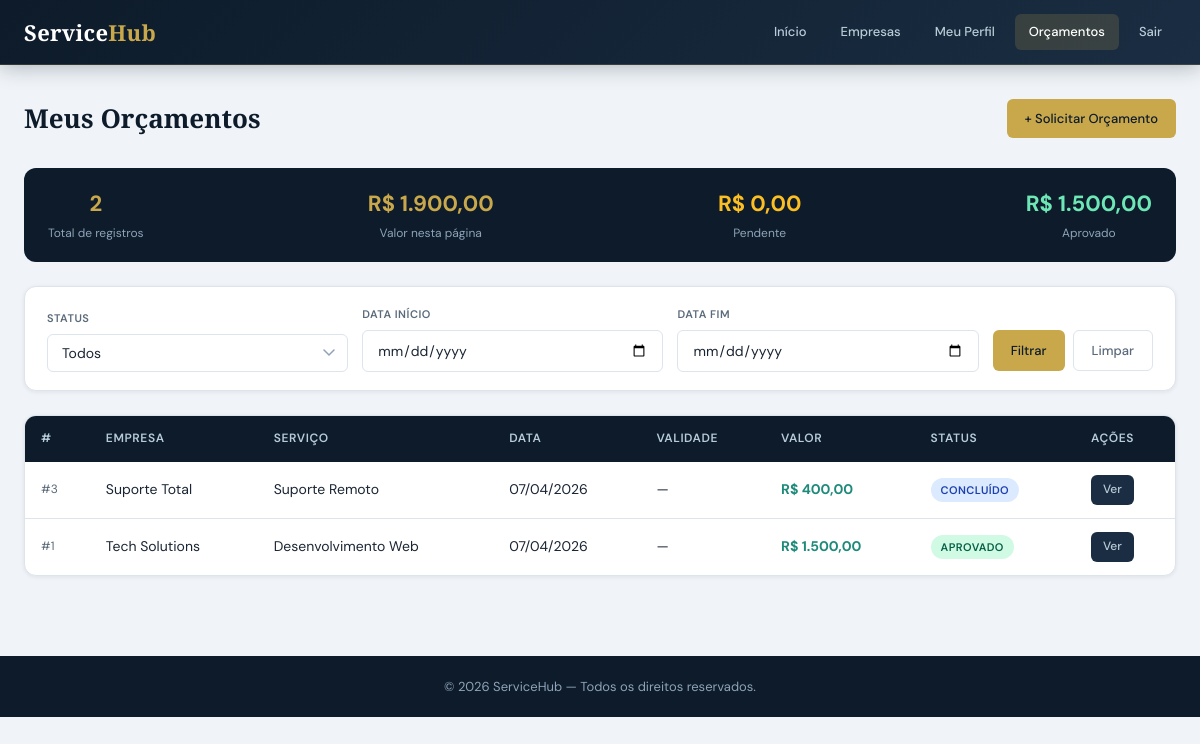
The app's page /orcamentos/index.php (signed in) with its own data.
### tables this page shows
CREATE TABLE orcamentos (
    id INT AUTO_INCREMENT PRIMARY KEY,
    cliente_id INT NOT NULL,
    servico_id INT,
    empresa_id INT,
    quantidade INT DEFAULT 1,
    valor_total DECIMAL(10,2) NOT NULL DEFAULT 0,
    status ENUM('pendente','aprovado','rejeitado','concluido','expirado') DEFAULT 'pendente',
    observacoes TEXT,
    data_orcamento DATE NOT NULL,
    data_validade DATE,
    created_at TIMESTAMP DEFAULT CURRENT_TIMESTAMP,
    updated_at TIMESTAMP DEFAULT CURRENT_TIMESTAMP ON UPDATE CURRENT_TIMESTAMP,
    FOREIGN KEY (cliente_id) REFERENCES clientes(id) ON DELETE CASCADE,
    FOREIGN KEY (servico_id) REFERENCES servicos(id) ON DELETE SET NULL,
    FOREIGN KEY (empresa_id) REFERENCES empresas(id) ON DELETE SET NULL
);

CREATE TABLE empresas (
    id INT AUTO_INCREMENT PRIMARY KEY,
    nome_empresa VARCHAR(100) NOT NULL,
    email VARCHAR(100) NOT NULL UNIQUE,
    senha VARCHAR(255) NOT NULL,
    cnpj VARCHAR(20) UNIQUE,
    telefone VARCHAR(20),
    endereco TEXT,
    descricao TEXT,
    logo VARCHAR(255),
    site VARCHAR(100),
    status TINYINT DEFAULT 1 COMMENT '1=Ativa, 0=Inativa',
    created_at TIMESTAMP DEFAULT CURRENT_TIMESTAMP,
    updated_at TIMESTAMP DEFAULT CURRENT_TIMESTAMP ON UPDATE CURRENT_TIMESTAMP
);

CREATE TABLE servicos (
    id INT AUTO_INCREMENT PRIMARY KEY,
    empresa_id INT,
    nome VARCHAR(100) NOT NULL,
    descricao TEXT,
    valor DECIMAL(10,2) NOT NULL,
    duracao_estimada INT COMMENT 'Duração em horas',
    categoria VARCHAR(50),
    status TINYINT DEFAULT 1 COMMENT '1=Ativo, 0=Inativo',
    created_at TIMESTAMP DEFAULT CURRENT_TIMESTAMP,
    updated_at TIMESTAMP DEFAULT CURRENT_TIMESTAMP ON UPDATE CURRENT_TIMESTAMP,
    FOREIGN KEY (empresa_id) REFERENCES empresas(id) ON DELETE CASCADE
);

### includes/auth.php (called while the page is built, shortened)
<?php
function isCliente() {
    return isset($_SESSION['tipo_usuario']) && $_SESSION['tipo_usuario'] === 'cliente';
}
function isEmpresa() {
    return isset($_SESSION['tipo_usuario']) && $_SESSION['tipo_usuario'] === 'empresa';
}

### orcamentos/index.php (the view, shortened to what this page needs)
<?php
require_once '../includes/config.php';
require_once '../includes/auth.php';
require_once '../includes/functions.php';
$is_cliente = isCliente();
$is_empresa = isEmpresa();
$page   = max(1, (int)($_GET['page'] ?? 1));
$limit  = 10;
$offset = ($page - 1) * $limit;
$data_inicio   = $_GET['data_inicio'] ?? '';
$data_fim      = $_GET['data_fim']    ?? '';
$where  = 'WHERE 1=1';
$params = [];
if ($is_cliente) {
    $where   .= ' AND o.cliente_id = ?';
    $params[] = (int)$_SESSION['cliente_id'];
} elseif ($is_empresa) {
    $where   .= ' AND o.empresa_id = ?';
    $params[] = (int)$_SESSION['empresa_id'];
}
$sqlCount = "SELECT COUNT(*)
             FROM orcamentos o
             LEFT JOIN clientes c ON c.id = o.cliente_id
             LEFT JOIN servicos  s ON s.id = o.servico_id
             LEFT JOIN empresas  e ON e.id = o.empresa_id
             $where";
$stCount = $pdo->prepare($sqlCount);
$stCount->execute($params);
$total      = (int)$stCount->fetchColumn();
$sqlList = "SELECT o.*, c.nome AS cliente_nome, e.nome_empresa, s.nome AS servico_nome
            FROM orcamentos o
            LEFT JOIN clientes c ON c.id = o.cliente_id
            LEFT JOIN servicos  s ON s.id = o.servico_id
            LEFT JOIN empresas  e ON e.id = o.empresa_id
            $where
            ORDER BY o.id DESC
            LIMIT ? OFFSET ?";
$stList = $pdo->prepare($sqlList);
foreach ($params as $i => $val) {
    $stList->bindValue($i + 1, $val);
}
$stList->bindValue(count($params) + 1, $limit,  PDO::PARAM_INT);
$stList->bindValue(count($params) + 2, $offset, PDO::PARAM_INT);
$stList->execute();
$orcamentos = $stList->fetchAll();
$totalValor = $totalPendente = $totalAprovado = 0;
foreach ($orcamentos as $o) {
    $totalValor += $o['valor_total'];
    if ($o['status'] === 'aprovado') $totalAprovado += $o['valor_total'];
}
$back_url = $is_cliente
    ? '../dashboard_cliente.php'
    : ($is_empresa ? '../dashboard_empresa.php' : '../index.php');
?>
<!DOCTYPE html>
<html lang="pt-BR">
<head>
  <link rel="stylesheet" href="../css/estilo.css">
</head>
<body>
<?php if ($is_cliente || $is_empresa): ?>
<nav class="dash-nav">
  <div class="inner">
    <div class="logo"><h1>Service<span class="logo-span">Hub</span></h1></div>
    <div class="nav-items">
      <a href="<?= $back_url ?>">Início</a>
      <?php if ($is_cliente): ?>
        <a href="../clientes/empresas.php">Empresas</a>
        <a href="../clientes/perfil.php">Meu Perfil</a>
      <?php else: ?>
        <a href="../empresas/meus_servicos.php">Meus Serviços</a>
        <a href="../empresas/perfil.php">Perfil</a>
        <a href="../relatorios/index.php">Relatórios</a>
      <?php endif; ?>
      <a href="index.php" style="color:#fff;background:rgba(201,168,76,.18);">Orçamentos</a>
      <a href="../logout.php">Sair</a>
    </div>
  </div>
</nav>
<?php endif; ?>
<div class="container">
  <div class="page-title-row">
    <h1><?= $is_cliente ? 'Meus Orçamentos' : 'Orçamentos' ?></h1>
    <?php if ($is_cliente): ?>
      <a href="../clientes/empresas.php" class="btn btn-primary">+ Solicitar Orçamento</a>
    <?php elseif ($is_empresa): ?>
      <a href="create.php" class="btn btn-primary">+ Novo Orçamento</a>
    <?php endif; ?>
  </div>
  <div class="summary-ribbon">
    <div class="ribbon-item">
      <div class="ribbon-val"><?= $total ?></div>
      <div class="ribbon-lbl">Total de registros</div>
    </div>
    <div class="ribbon-item">
      <div class="ribbon-val"><?= formatMoney($totalValor) ?></div>
      <div class="ribbon-lbl">Valor nesta página</div>
    </div>
    <div class="ribbon-item">
      <div class="ribbon-val" style="color:#fbbf24;"><?= formatMoney($totalPendente) ?></div>
      <div class="ribbon-lbl">Pendente</div>
    </div>
    <div class="ribbon-item">
      <div class="ribbon-val" style="color:#6ee7b7;"><?= formatMoney($totalAprovado) ?></div>
      <div class="ribbon-lbl">Aprovado</div>
    </div>
  </div>
  <form class="filter-bar" method="get">
    <div class="form-group">
      <label>Status</label>
      <select name="status" class="form-control">
        <option value="">Todos</option>
      </select>
    </div>
    <div class="form-group">
      <label>Data início</label>
      <input type="date" name="data_inicio" class="form-control" value="<?= htmlspecialchars($data_inicio) ?>">
    </div>
    <div class="form-group">
      <label>Data fim</label>
      <input type="date" name="data_fim" class="form-control" value="<?= htmlspecialchars($data_fim) ?>">
    </div>
    <div style="display:flex;gap:8px;padding-bottom:1px;">
      <button type="submit" class="btn btn-primary">Filtrar</button>
      <a href="index.php" class="btn btn-ghost">Limpar</a>
    </div>
  </form>
  <div class="table-wrap">
    <table>
      <thead><tr>
        <th>#</th>
        <?php if (!$is_empresa): ?><th>Empresa</th><?php endif; ?>
        <th>Serviço</th><th>Data</th><th>Validade</th><th>Valor</th><th>Status</th><th>Ações</th>
      </tr></thead>
      <tbody>
        <?php foreach ($orcamentos as $o): ?>
        <tr>
          <td style="color:var(--text-muted);font-size:12px;">#<?= $o['id'] ?></td>
          <?php if (!$is_empresa): ?>
          <td><?= htmlspecialchars($o['nome_empresa'] ?? '—') ?></td>
          <?php endif; ?>
          <td><?= htmlspecialchars($o['servico_nome'] ?? '—') ?></td>
          <td><?= formatDate($o['data_orcamento']) ?></td>
          <td><?= formatDate($o['data_validade']) ?></td>
          <td><strong style="color:var(--teal);"><?= formatMoney($o['valor_total']) ?></strong></td>
          <td><?= statusBadge($o['status']) ?></td>
          <td>
            <div style="display:flex;gap:6px;flex-wrap:wrap;">
              <a href="view.php?id=<?= $o['id'] ?>" class="btn btn-sm">Ver</a>
            </div>
          </td>
        </tr>
        <?php endforeach; ?>
      </tbody>
    </table>
  </div>
</div>
<footer style="background:var(--navy);color:var(--slate);text-align:center;padding:20px;margin-top:48px;font-size:13px;">
  © <?= date('Y') ?> ServiceHub — Todos os direitos reservados.
</footer>
</body>
</html>

### includes/functions.php (shortened to what this page needs)
<?php
function formatDate($date, $format = 'd/m/Y') {
    if (!$date) return '—';
    return (new DateTime($date))->format($format);
}
function formatMoney($value) {
    return 'R$ ' . number_format($value ?? 0, 2, ',', '.');
}
function statusBadge($status) {
    $map = [
        'pendente'  => ['label' => 'Pendente',  'class' => 'badge-pendente'],
        'aprovado'  => ['label' => 'Aprovado',  'class' => 'badge-aprovado'],
        'rejeitado' => ['label' => 'Rejeitado', 'class' => 'badge-rejeitado'],
        'concluido' => ['label' => 'Concluído', 'class' => 'badge-concluido'],
        'expirado'  => ['label' => 'Expirado',  'class' => 'badge-expirado'],
    ];
    $s = $map[$status] ?? ['label' => ucfirst($status), 'class' => 'badge-secondary'];
    return "<span class='badge {$s['class']}'>{$s['label']}</span>";
}

### css/estilo.css (style rules this page uses)
:root { --navy: #0d1b2a; --navy-mid: #132033; --navy-soft: #1a2d42; --gold: #c9a84c; --gold-lt: #e2c06e; --gold-dim: rgba(201,168,76,.15); --teal: #1e8a7a; --teal-lt: #26b09c; --red: #c0392b; --red-lt: #e74c3c; --green: #1a7a4a; --green-lt: #27ae60; --slate: #8fa3b8; --slate-lt: #b8ccd8; --surface: #ffffff; --bg: #f0f4f8; --border: #dde4ec; --text: #1a2533; --text-muted:#5a6a7a; --radius-sm: 6px; --radius: 12px; --radius-lg: 18px; --shadow-sm: 0 1px 4px rgba(13,27,42,.08); --shadow: 0 4px 20px rgba(13,27,42,.10); --shadow-lg: 0 12px 40px rgba(13,27,42,.14); --transition: .22s cubic-bezier(.4,0,.2,1); }
*, *::before, *::after { box-sizing: border-box; margin: 0; padding: 0; }
html { font-size: 15px; scroll-behavior: smooth; }
body { font-family: 'DM Sans', system-ui, sans-serif; background: var(--bg); color: var(--text); line-height: 1.65; -webkit-font-smoothing: antialiased; }
h1,h2,h3 { font-family: 'Playfair Display', Georgia, serif; color: var(--navy); }
a { color: var(--gold); text-decoration: none; transition: color var(--transition); }
.container { max-width: 1200px; margin: 0 auto; padding: 32px 24px; }
.logo h1 { font-family: 'Playfair Display', serif; font-size: 22px; color: #fff; letter-spacing: .3px; line-height: 1.2; }
.logo h1 span, .logo-span { color: var(--gold); }
.page-title-row { display: flex; align-items: center; justify-content: space-between; flex-wrap: wrap; gap: 16px; margin-bottom: 28px; }
.page-title-row h1 { font-size: 26px; }
.btn { display: inline-flex; align-items: center; gap: 6px; padding: 9px 18px; border-radius: var(--radius-sm); font-size: 13px; font-weight: 500; font-family: 'DM Sans', sans-serif; cursor: pointer; border: none; transition: all var(--transition); text-decoration: none; white-space: nowrap; background: var(--navy-soft); color: var(--slate-lt); }
.btn-primary { background: var(--gold); color: var(--navy); }
.btn-ghost { background: transparent; border: 1px solid var(--border); color: var(--text-muted); }
.btn-sm { padding: 5px 12px; font-size: 12px; }
.form-group { margin-bottom: 20px; }
.form-group label { display: block; font-size: 13px; font-weight: 600; color: var(--text); margin-bottom: 7px; letter-spacing: .2px; }
.form-control { width: 100%; padding: 10px 14px; background: #fff; border: 1.5px solid var(--border); border-radius: var(--radius-sm); font-size: 14px; font-family: 'DM Sans', sans-serif; color: var(--text); transition: border-color var(--transition), box-shadow var(--transition); appearance: none; }
.form-control::placeholder { color: #aab5c0; }
select.form-control { background-repeat: no-repeat; background-position: right 12px center; padding-right: 36px; }
.table-wrap { background: var(--surface); border: 1px solid var(--border); border-radius: var(--radius); overflow: hidden; box-shadow: var(--shadow-sm); }
table { width: 100%; border-collapse: collapse; }
thead tr { background: var(--navy); }
th { padding: 13px 16px; text-align: left; font-size: 12px; font-weight: 600; color: var(--slate-lt); text-transform: uppercase; letter-spacing: .6px; white-space: nowrap; }
td { padding: 13px 16px; border-bottom: 1px solid var(--border); font-size: 14px; vertical-align: middle; }
tbody tr:last-child td { border-bottom: none; }
.badge { display: inline-flex; align-items: center; padding: 3px 10px; border-radius: 100px; font-size: 11px; font-weight: 600; text-transform: uppercase; letter-spacing: .4px; }
.badge-success, .badge-aprovado { background: #d1fae5; color: #065f46; }
.badge-info, .badge-concluido { background: #dbeafe; color: #1e40af; }
.filter-bar { background: var(--surface); border: 1px solid var(--border); border-radius: var(--radius); padding: 18px 22px; margin-bottom: 24px; display: flex; flex-wrap: wrap; gap: 14px; align-items: flex-end; box-shadow: var(--shadow-sm); }
.filter-bar .form-group { margin-bottom: 0; min-width: 160px; flex: 1; }
.filter-bar .form-group label { font-size: 11px; color: var(--text-muted); text-transform: uppercase; letter-spacing: .5px; }
.summary-ribbon { background: var(--navy); color: #fff; border-radius: var(--radius); padding: 18px 24px; display: flex; justify-content: space-between; align-items: center; flex-wrap: wrap; gap: 16px; margin-bottom: 24px; }
.summary-ribbon .ribbon-item { text-align: center; }
.summary-ribbon .ribbon-val { font-size: 22px; font-weight: 700; color: var(--gold); font-family: 'DM Sans', sans-serif; }
.summary-ribbon .ribbon-lbl { font-size: 12px; color: var(--slate); margin-top: 2px; }

### records on screen
orcamentos: id "3", empresa.nome_empresa "Suporte Total", servico.nome "Suporte Remoto", data_orcamento "07/04/2026", data_validade "—", valor_total "R$ 400,00", status "CONCLUÍDO"
orcamentos: id "1", empresa.nome_empresa "Tech Solutions", servico.nome "Desenvolvimento Web", data_orcamento "07/04/2026", data_validade "—", valor_total "R$ 1.500,00", status "APROVADO"

### other values on screen
$total "2"
formatMoney($totalValor) "R$ 1.900,00"
formatMoney($totalPendente) "R$ 0,00"
formatMoney($totalAprovado) "R$ 1.500,00"
